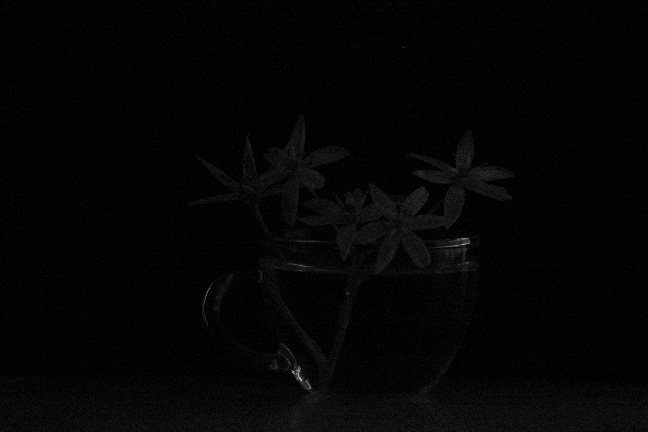
#> input picture Assignment3/images/flower_00.png, 648 x 432 px; its folder holds 4 pictures in this run
$ jupyter execute --allow-errors ex2_image_stacking.ipynb
#> lines starting #> are read from the running program, lines starting #| are printed output that depends on the picture
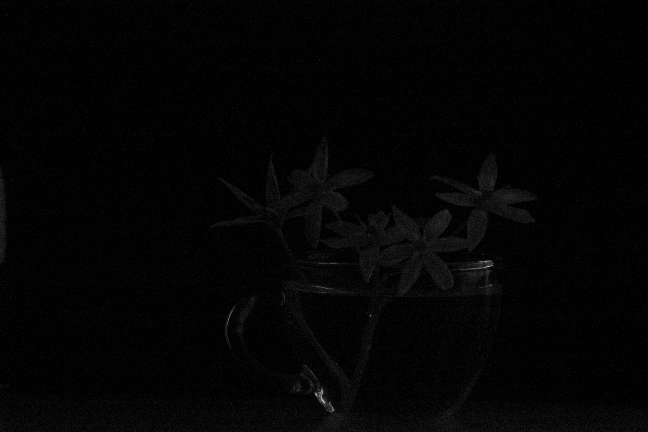
#> input picture Assignment3/images/flower_01.png, 648 x 432 px
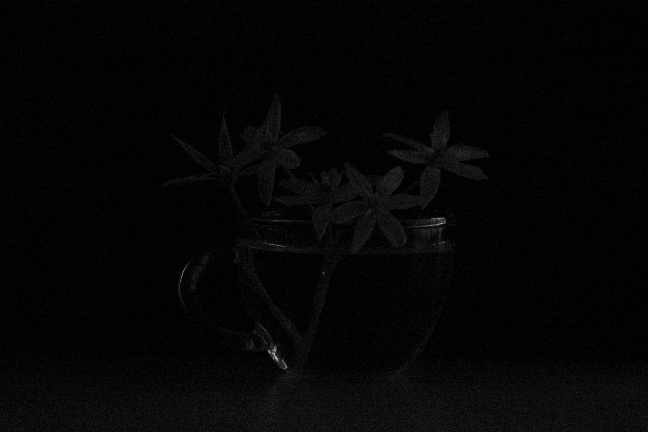
#> input picture Assignment3/images/flower_02.png, 648 x 432 px
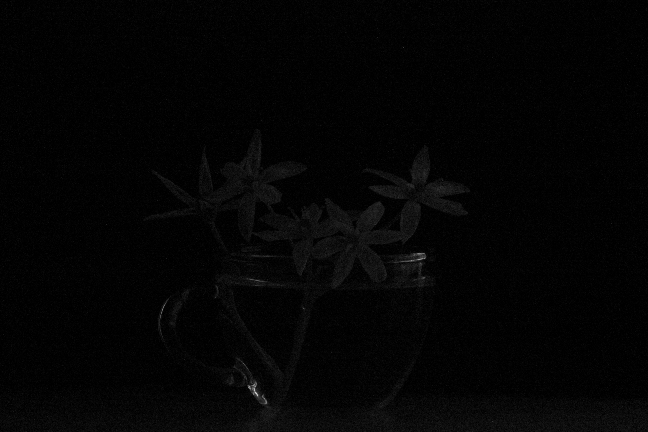
#> input picture Assignment3/images/flower_03.png, 648 x 432 px
# Laplace filter in frequency domain
## Homework 3, Exercise 2

Your task in the exercise is to match 32 images and average them after matching
to increase the image quality.

You need to replace the `???` in the code with the required commands.

[cell 1]
import numpy as np
import matplotlib.pyplot as plt

[cell 2]
def shift_image(img, shift_yx):
    """
    Shift an image img by the amount stored in the shift variables.

    Parameters
    ----------
    img : arraylike
        2D image.
    shift : sequence of 2 ints
        the shifts in y and x direction.
        They should be given in a list or a tuple.

    Returns
    -------
    shifted_image : arraylike
        2D image shifted with the given shift tuple.

    """
    return np.roll(img,shift_yx)

# We implemented the crosscorrelation for you.


def crosscorrelate(imref, imtest):
    """
    Cross-correlate two images with respect to each other. Here we use
    a different implementation for the correlation that uses properties from
    the Fourier space to make it a lot faster. You will learn about this
    properties in the next lectures.

    Parameters
    ----------
    imgref : arraylike
        2D image, the test image is correlated to.
    imtest : arraylike
        2D image, this image is correlated to the reference image.

    Returns
    -------
    crosscorrelation : arraylike
        2D crosscorrelation image
    """
    return np.real(np.fft.ifft2(np.fft.fft2(imref) *
                                np.conj(np.fft.fft2(imtest))))

Load images into a list, make sure that you are in the correct
directory, where the folder for the images is stored.

[cell 3]
directory = 'images/'
#> (the rest of this cell did not finish here and is left out)
